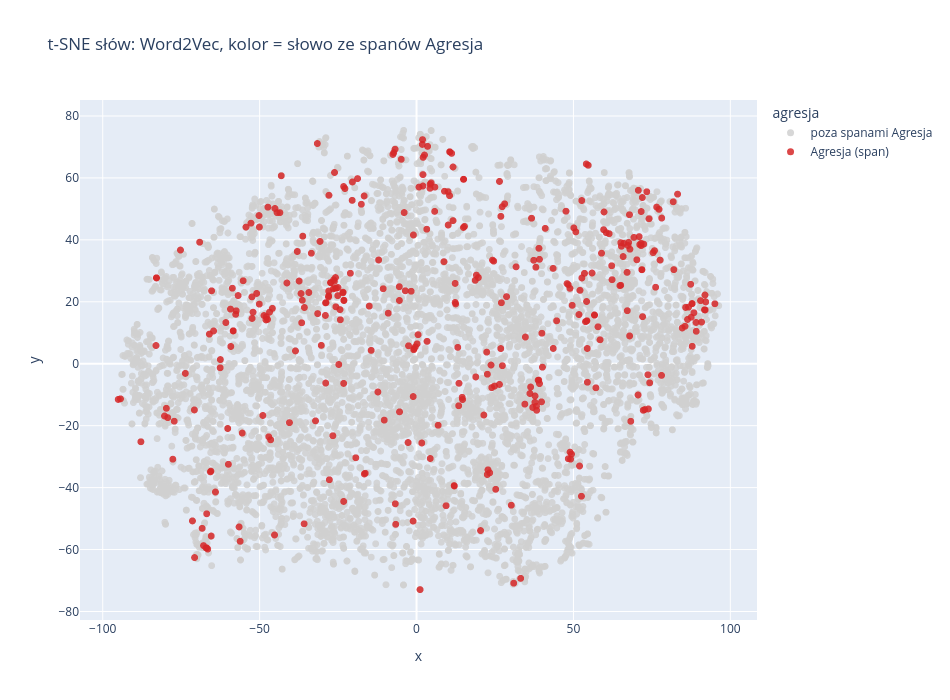
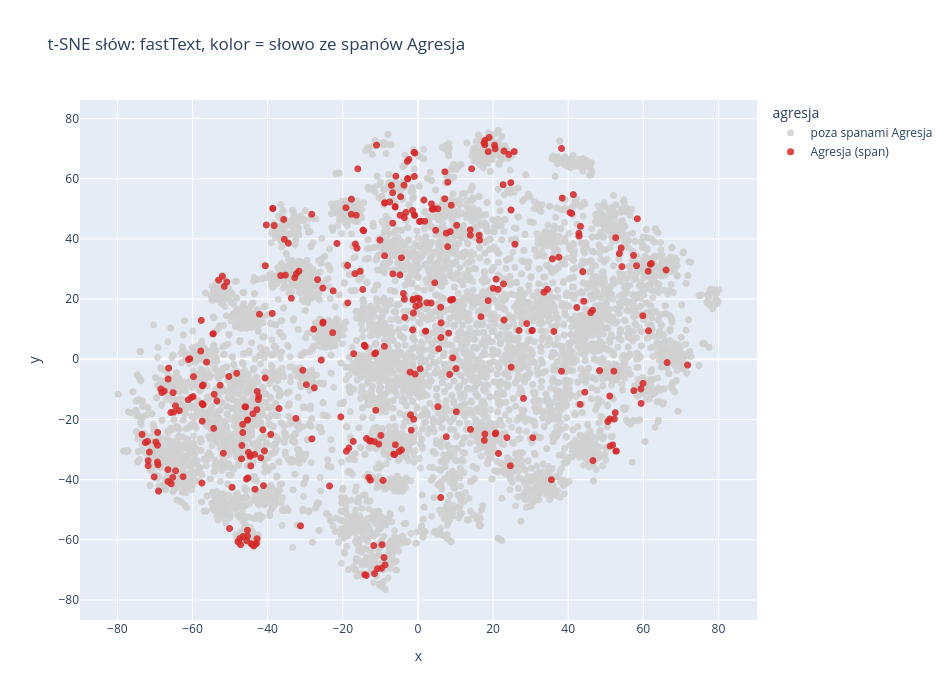

Write notebook code for charts like these, in order.
### Markdown cell above
### t-SNE: agresja

### Code cell
AGG_COLORS = {AGG: "#d62728", REST: "#d0d0d0"}
for name, xy in word_xy.items():
    fig = px.scatter(vocab.assign(x=xy[:, 0], y=xy[:, 1], słowo=vocab.index), x="x", y="y", color="agresja",
                     color_discrete_map=AGG_COLORS, category_orders={"agresja": [REST, AGG]},
                     hover_name="słowo", hover_data={"count": True, "w spanach Agresja": ":.2f", "w agresywnych": True,
                                                     "z": ":.2f", "kontekst": True, "x": False, "y": False},
                     title=f"t-SNE słów: {name}, kolor = słowo ze spanów Agresja", width=950, height=700)
    fig.update_traces(marker=dict(size=7, opacity=0.85))
    fig.show()

### Figure 1 — Plotly figure (JSON) as saved in the notebook; plotly's stock layout.template omitted (floating-point values rounded to 4 significant figures; data arrays with more than 128 entries replaced by an {"elided": "..."} marker saying what was removed)
{"data": [{"customdata": {"elided": "7816x5 mixed values"}, "hovertemplate": "<b>%{hovertext}</b><br><br>agresja=poza spanami Agresja<br>count=%{customdata[0]}<br>w spanach Agresja=%{customdata[1]:.2f}<br>w agresywnych=%{customdata[2]}<br>z=%{customdata[3]:.2f}<br>kontekst=%{customdata[4]}<extra></extra>", "hovertext": {"elided": "7816 str values"}, "legendgroup": "poza spanami Agresja", "marker": {"color": "#d0d0d0", "opacity": 0.85, "size": 7, "symbol": "circle"}, "mode": "markers", "name": "poza spanami Agresja", "showlegend": true, "type": "scattergl", "x": {"elided": "7816 float values"}, "xaxis": "x", "y": {"elided": "7816 float values"}, "yaxis": "y"}, {"customdata": {"elided": "363x5 mixed values"}, "hovertemplate": "<b>%{hovertext}</b><br><br>agresja=Agresja (span)<br>count=%{customdata[0]}<br>w spanach Agresja=%{customdata[1]:.2f}<br>w agresywnych=%{customdata[2]}<br>z=%{customdata[3]:.2f}<br>kontekst=%{customdata[4]}<extra></extra>", "hovertext": {"elided": "363 str values"}, "legendgroup": "Agresja (span)", "marker": {"color": "#d62728", "opacity": 0.85, "size": 7, "symbol": "circle"}, "mode": "markers", "name": "Agresja (span)", "showlegend": true, "type": "scattergl", "x": {"elided": "363 float values"}, "xaxis": "x", "y": {"elided": "363 float values"}, "yaxis": "y"}], "layout": {"height": 700, "legend": {"title": {"text": "agresja"}, "tracegroupgap": 0}, "title": {"text": "t-SNE słów: Word2Vec, kolor = słowo ze spanów Agresja"}, "width": 950, "xaxis": {"anchor": "y", "domain": [0.0, 1.0], "title": {"text": "x"}}, "yaxis": {"anchor": "x", "domain": [0.0, 1.0], "title": {"text": "y"}}}}

### Figure 2 — Plotly figure (JSON) as saved in the notebook; plotly's stock layout.template omitted (floating-point values rounded to 4 significant figures; data arrays with more than 128 entries replaced by an {"elided": "..."} marker saying what was removed)
{"data": [{"customdata": {"elided": "7816x5 mixed values"}, "hovertemplate": "<b>%{hovertext}</b><br><br>agresja=poza spanami Agresja<br>count=%{customdata[0]}<br>w spanach Agresja=%{customdata[1]:.2f}<br>w agresywnych=%{customdata[2]}<br>z=%{customdata[3]:.2f}<br>kontekst=%{customdata[4]}<extra></extra>", "hovertext": {"elided": "7816 str values"}, "legendgroup": "poza spanami Agresja", "marker": {"color": "#d0d0d0", "opacity": 0.85, "size": 7, "symbol": "circle"}, "mode": "markers", "name": "poza spanami Agresja", "showlegend": true, "type": "scattergl", "x": {"elided": "7816 float values"}, "xaxis": "x", "y": {"elided": "7816 float values"}, "yaxis": "y"}, {"customdata": {"elided": "363x5 mixed values"}, "hovertemplate": "<b>%{hovertext}</b><br><br>agresja=Agresja (span)<br>count=%{customdata[0]}<br>w spanach Agresja=%{customdata[1]:.2f}<br>w agresywnych=%{customdata[2]}<br>z=%{customdata[3]:.2f}<br>kontekst=%{customdata[4]}<extra></extra>", "hovertext": {"elided": "363 str values"}, "legendgroup": "Agresja (span)", "marker": {"color": "#d62728", "opacity": 0.85, "size": 7, "symbol": "circle"}, "mode": "markers", "name": "Agresja (span)", "showlegend": true, "type": "scattergl", "x": {"elided": "363 float values"}, "xaxis": "x", "y": {"elided": "363 float values"}, "yaxis": "y"}], "layout": {"height": 700, "legend": {"title": {"text": "agresja"}, "tracegroupgap": 0}, "title": {"text": "t-SNE słów: fastText, kolor = słowo ze spanów Agresja"}, "width": 950, "xaxis": {"anchor": "y", "domain": [0.0, 1.0], "title": {"text": "x"}}, "yaxis": {"anchor": "x", "domain": [0.0, 1.0], "title": {"text": "y"}}}}
